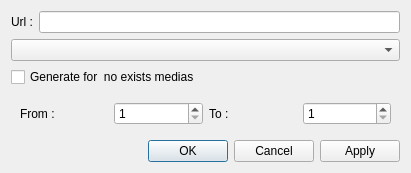
<?xml version="1.0" encoding="UTF-8"?>
<ui version="4.0">
 <class>DialogScript</class>
 <widget class="QDialog" name="DialogScript">
  <property name="geometry">
   <rect>
    <x>0</x>
    <y>0</y>
    <width>411</width>
    <height>171</height>
   </rect>
  </property>
  <property name="windowTitle">
   <string>Generate Download Script</string>
  </property>
  <layout class="QVBoxLayout" name="verticalLayout">
   <item>
    <layout class="QHBoxLayout" name="horizontalLayout_2">
     <item>
      <widget class="QLabel" name="label_3">
       <property name="text">
        <string>Url :</string>
       </property>
      </widget>
     </item>
     <item>
      <widget class="QLineEdit" name="lineEdit"/>
     </item>
    </layout>
   </item>
   <item>
    <widget class="QComboBox" name="comboBoxSura"/>
   </item>
   <item>
    <widget class="QCheckBox" name="checkBoxNoExists">
     <property name="text">
      <string>Generate for  no exists medias</string>
     </property>
    </widget>
   </item>
   <item>
    <widget class="QWidget" name="widget" native="true">
     <layout class="QHBoxLayout" name="horizontalLayout">
      <item>
       <widget class="QLabel" name="label">
        <property name="text">
         <string>From :</string>
        </property>
       </widget>
      </item>
      <item>
       <widget class="QSpinBox" name="spinBoxFrom">
        <property name="minimum">
         <number>1</number>
        </property>
       </widget>
      </item>
      <item>
       <widget class="QLabel" name="label_2">
        <property name="text">
         <string>To :</string>
        </property>
       </widget>
      </item>
      <item>
       <widget class="QSpinBox" name="spinBoxTo">
        <property name="minimum">
         <number>1</number>
        </property>
       </widget>
      </item>
     </layout>
    </widget>
   </item>
   <item>
    <spacer name="verticalSpacer">
     <property name="orientation">
      <enum>Qt::Vertical</enum>
     </property>
     <property name="sizeHint" stdset="0">
      <size>
       <width>20</width>
       <height>40</height>
      </size>
     </property>
    </spacer>
   </item>
   <item>
    <widget class="QDialogButtonBox" name="buttonBox">
     <property name="orientation">
      <enum>Qt::Horizontal</enum>
     </property>
     <property name="standardButtons">
      <set>QDialogButtonBox::Apply|QDialogButtonBox::Cancel|QDialogButtonBox::Ok</set>
     </property>
    </widget>
   </item>
  </layout>
 </widget>
 <resources/>
 <connections>
  <connection>
   <sender>buttonBox</sender>
   <signal>accepted()</signal>
   <receiver>DialogScript</receiver>
   <slot>accept()</slot>
   <hints>
    <hint type="sourcelabel">
     <x>268</x>
     <y>204</y>
    </hint>
    <hint type="destinationlabel">
     <x>157</x>
     <y>246</y>
    </hint>
   </hints>
  </connection>
  <connection>
   <sender>buttonBox</sender>
   <signal>rejected()</signal>
   <receiver>DialogScript</receiver>
   <slot>reject()</slot>
   <hints>
    <hint type="sourcelabel">
     <x>336</x>
     <y>210</y>
    </hint>
    <hint type="destinationlabel">
     <x>286</x>
     <y>246</y>
    </hint>
   </hints>
  </connection>
  <connection>
   <sender>checkBoxNoExists</sender>
   <signal>toggled(bool)</signal>
   <receiver>widget</receiver>
   <slot>setDisabled(bool)</slot>
   <hints>
    <hint type="sourcelabel">
     <x>40</x>
     <y>101</y>
    </hint>
    <hint type="destinationlabel">
     <x>50</x>
     <y>122</y>
    </hint>
   </hints>
  </connection>
 </connections>
</ui>
